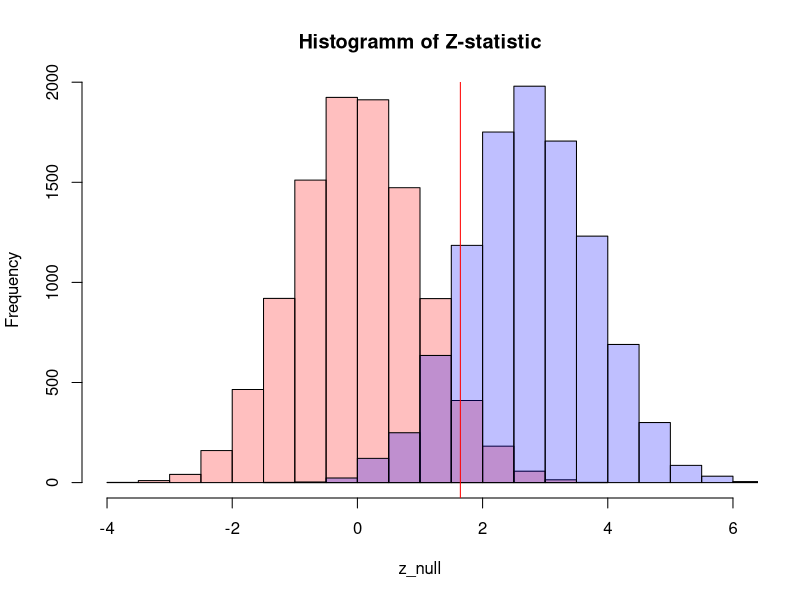
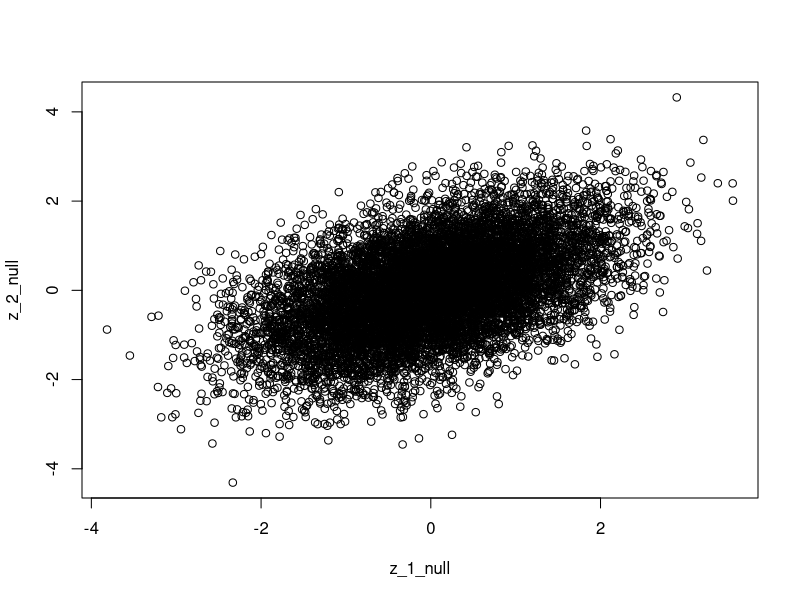
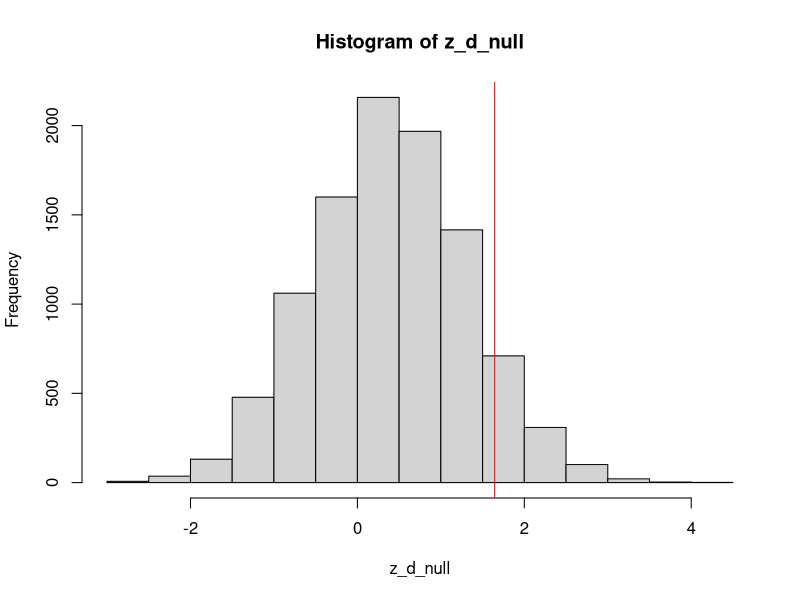

The R script that drew these images, in order:
#
# Solutions to 
# Practical 1: Introduction to simulation in R
# and simulations of multi-arm trials
#
# by Dr Pavel Mozgunov and Dr Dominique-Laurent Couturier
# MRC Biostatistics Unit, 22nd of October 2025
#
#
# 
##############################
# Setting up the parameters
##############################
n = 170 #sample size on each treatment
sigma = 1 # standard deviation
alpha = 0.05 # error rate

mu_0 = 0 # mean in the control group
mu_1_null = 0 # mean in the experimental group under the null
mu_1_alt = 0.3 # mean in the experimental group under the alternative

theta_null = mu_1_null-mu_0
theta_alt = mu_1_alt-mu_0


##############################
### Task 1
##############################

#simulating patient observations
x = rnorm(n,mu_1_null,sigma)
y = rnorm(n,mu_0,sigma)

#find the mean in each treatment group
xbar = mean(x)
ybar = mean(y)

#estimate the treatment effect (from the lecture)
thetahat = xbar-ybar
z = thetahat/(sigma*sqrt(2/n))

#find the critical region for the test
k = qnorm(1-alpha)

#is the test rejected
z>k

##############################
### Task 2
##############################


#exercise 1 made into a function
sim = function(n,mu_1,mu_0,sigma){
  #simulating patient observations
  x = rnorm(n,mu_1,sigma)
  y = rnorm(n,mu_0,sigma)
  
  #find the mean in each treatment group
  xbar = mean(x)
  ybar = mean(y)
  
  #estimate the treatment effect
  thetahat = xbar-ybar
  
  #output the treatment effect
  thetahat
}

#number of trials to simulate
m = 10000

#create a vector to store results
thetahat_null = rep(0,m)
thetahat_alt = rep(0,m)

#use loop to simulate multiple trials
for(i in 1:m){
  thetahat_null[i] = sim(n,mu_1=mu_1_null,mu_0,sigma)
  thetahat_alt[i] = sim(n,mu_1=mu_1_alt,mu_0,sigma)
  
}

# find corresponding z-statistic
z_null = thetahat_null/(sigma*sqrt(2/n))
z_alt = thetahat_alt/(sigma*sqrt(2/n))

#results of which hypotheses are rejected 
res_null = z_null>k
res_alt = z_alt>k

#probability of rejecting the null hypothesis
mean(res_null)
mean(res_alt)

#plotting the z-statistics to see what we have produced
hist(z_null,xlim=c(-4,6),col=rgb(1,0,0,1/4),main="Histogramm of Z-statistic")
hist(z_alt,add=T,col=rgb(0,0,1,1/4))

#adding the rejection region will be informative
abline(v=k,col="red")

##############################
### Task 3
##############################

#the standard deviation of our estimate
sigmahat_null= sqrt(mean(res_null)*(1-mean(res_null))/m)
sigmahat_null
sigmahat_alt= sqrt(mean(res_alt)*(1-mean(res_alt))/m)
sigmahat_alt

#pick a target standard deviation
#this is a reasonable pick for stability in the second decimal place
tar = 0.001

#what m should we use?
mhat_null = round((mean(res_null)*(1-mean(res_null)))/(tar^2))
mhat_null
mhat_alt = round((mean(res_alt)*(1-mean(res_alt)))/(tar^2))
mhat_alt


##############################
### Task 4
##############################

# Creat the function for the simulations [optional but convinient]
simloop = function(m,n,mu_1,mu_0,sigma)
{
  #create a vector to store results
  thetahat = rep(0,m)
  
  #use loop to simulate multiple trials
  for(i in 1:m){
    thetahat[i] = sim(n,mu_1,mu_0,sigma)
  }
  
  #output results
  thetahat
}

# Reproducing results above but just with simulation function
thetahat_null = simloop(m,n,mu_1_null,mu_0,sigma)
thetahat_alt = simloop(m,n,mu_1_alt,mu_0,sigma)

#find corresponding z-statistic
z_null = thetahat_null/(sigma*sqrt(2/n))
z_alt = thetahat_alt/(sigma*sqrt(2/n))

#results of which hypotheses are rejected, simulating every patient
res_null = z_null>k
res_alt = z_alt>k

#computation with summary statistics
thetahat_null_direct = rnorm(m,theta_null,sigma*sqrt(2/n))
thetahat_alt_direct = rnorm(m,theta_alt,sigma*sqrt(2/n))

#find corresponding z-statistic
z_null_direct = thetahat_null_direct/(sigma*sqrt(2/n))
z_alt_direct = thetahat_alt_direct/(sigma*sqrt(2/n))

#results of which hypotheses are rejected, simulating summary statistics
res_null_direct = z_null_direct>k
res_alt_direct = z_alt_direct>k


#probability of rejecting the null hypothesis with each method
#all patients
mean(res_null)
#summary statistics
mean(res_null_direct)

#all patients
mean(res_alt)
#summary statistics
mean(res_alt_direct)

#note the time difference between each simulation
#simulating all patients
system.time(simloop(m,n,mu_1_alt,mu_0,sigma))
#simulating summary statistics
system.time(rnorm(m,theta_alt,sigma*sqrt(2/n)))

# What if we want 100,000 simulations?
system.time(simloop(10^5,n,mu_1_alt,mu_0,sigma))
#simulating summary statistics
system.time(rnorm(10^5,theta_alt,sigma*sqrt(2/n)))


##############################
### Task 5
##############################

# Add mean for second experimental treatment
mu_2_null = 0
mu_2_alt = 0.3

theta_2_null = mu_2_null - mu_0
theta_2_alt = mu_2_alt - mu_0

theta_1_null = mu_1_null - mu_0
theta_1_alt = mu_1_alt - mu_0

#Option 1, simulate xbar, ybar and wbar
ybar = rnorm(m,mu_0,sigma/sqrt(n))
xbar = rnorm(m,mu_1_null,sigma/sqrt(n))
wbar = rnorm(m,mu_2_null,sigma/sqrt(n))

#computing corresponding estimates
thetahat_1_null = xbar - ybar
thetahat_2_null = wbar - ybar

#find corresponding z-statistics
z_1_null = thetahat_1_null/(sigma*sqrt(2/n))
z_2_null = thetahat_2_null/(sigma*sqrt(2/n))

#and for the Dunnett test
z_d_null = (z_1_null>=z_2_null)*z_1_null + (z_1_null<z_2_null)*z_2_null

# Displaying the distributions
plot(z_1_null,z_2_null) # positively correlated
hist(z_d_null)
abline(v=k,col="red")

# Rejection probabilities
# Treatment 1
mean(z_1_null > k)
#  Treatment 2
mean(z_2_null > k)
# Dunnett statistic
mean(z_d_null > k)

# Funding the correct critical value
# Calibration
mean(z_d_null > 1.8)
mean(z_d_null > 1.9)
mean(z_d_null > 2.0)
mean(z_d_null > 1.95)
mean(z_d_null > 1.925)
mean(z_d_null > 1.91)

# Exact solution
corr<-matrix(c(1,0.5,0.5,1),ncol=2)

require(mvtnorm)
D = qmvnorm((1-alpha),tail="lower.tail",mean=c(0,0),corr=corr)$quantile
D
mean(z_d_null > D)

##############################
### Task 6
##############################

# Variance-covariance matrix
Sigma<-(2*sigma^2/n)*corr
thetahat = rmvnorm(m,mean=c(theta_1_null,theta_2_null),Sigma)

#find the corresponding z-statistics
z = matrix(0,nrow=m,ncol=3)
z[,1] = thetahat[,1]/(sigma*sqrt(2/n))
z[,2] = thetahat[,2]/(sigma*sqrt(2/n))

#find the corresponding Dunnett test statistic
z[,3] = (z[,1]>=z[,2])*z[,1] + (z[,1]<z[,2])*z[,2]

#rejection probabilities
#local rejection
#H_01
mean(z[,1] > D)
#H_02
mean(z[,2] > D)
#H_012
mean(z[,3] > D)


##############################
### Task 7
##############################

# Under LFC
mu_2_un = 0.1
theta_2_un = mu_2_un - mu_0

thetahat = rmvnorm(m,mean=c(theta_1_alt,theta_2_un),Sigma)

# Find the corresponding z-statistics
z = matrix(0,nrow=m,ncol=3)
z[,1] = thetahat[,1]/(sigma*sqrt(2/n))
z[,2] = thetahat[,2]/(sigma*sqrt(2/n))
z[,3] = (z[,1]>=z[,2])*z[,1] + (z[,1]<z[,2])*z[,2]

#rejection probabilities
mean(z[,3] > D) # H_012 # Is it power? NO!
mean((z[,1]>z[,2]) & (z[,1]>D)) # This is power
mean((z[,2]>z[,1]) & (z[,2]>D)) # This is rejection of uninteresting arm

# Under Global Alternative

thetahat = rmvnorm(m,mean=c(theta_1_alt,theta_2_alt),Sigma)

# Find the corresponding z-statistics
z = matrix(0,nrow=m,ncol=3)
z[,1] = thetahat[,1]/(sigma*sqrt(2/n))
z[,2] = thetahat[,2]/(sigma*sqrt(2/n))
z[,3] = (z[,1]>=z[,2])*z[,1] + (z[,1]<z[,2])*z[,2]

#rejection probabilities
mean(z[,3] > D) # H_012 # Is it power? YES!


# Sample size under LFC
n2<-240
Sigma<-(2*sigma^2/n2)*corr

thetahat = rmvnorm(m,mean=c(theta_1_alt,theta_2_un),Sigma)

# Find the corresponding z-statistics under new sample size n2
z = matrix(0,nrow=m,ncol=3)
z[,1] = thetahat[,1]/(sigma*sqrt(2/n2))
z[,2] = thetahat[,2]/(sigma*sqrt(2/n2))
z[,3] = (z[,1]>=z[,2])*z[,1] + (z[,1]<z[,2])*z[,2]

mean((z[,1]>z[,2]) & (z[,1]>D)) # This is power


##############################
### Task 8
##############################
#
# Adjustment for the baseline covariate
#
######
# Point (a)
corr.base<-0.0
patient.corr<-matrix(c(1,corr.base,corr.base,1),ncol=2)
mu_base<-0

z1<-c()
z2<-c()
nsims<-10000
for(z in 1:nsims){
  x = rmvnorm(n,mean=c(mu_base,mu_1_null),patient.corr)
  y = rmvnorm(n,mean=c(mu_base,mu_0),patient.corr)
  w = rmvnorm(n,mean=c(mu_base,mu_2_null),patient.corr)
  
  x<-cbind(x,rep(1,n),rep(0,n))
  y<-cbind(y,rep(0,n),rep(0,n))
  w<-cbind(w,rep(0,n),rep(1,n))
  
  data<-rbind(x,y,w)
  
  model<-lm(data[,2] ~ data[,1] + data[,3] + data[,4])
  output<-summary(model)
  z1[z]<-output$coefficients[3,1]/output$coefficients[3,2]
  z2[z]<-output$coefficients[4,1]/output$coefficients[4,2]
}
z.d<- (z1>=z2)*z1 + (z1<z2)*z2
mean(z.d>D) 

######
# Point (b)
corr.base<-0.0
patient.corr<-matrix(c(1,corr.base,corr.base,1),ncol=2)
mu_base<-0

z1<-c()
z2<-c()
nsims<-10000
for(z in 1:nsims){
  x = rmvnorm(n,mean=c(mu_base,mu_1_alt),patient.corr)
  y = rmvnorm(n,mean=c(mu_base,mu_0),patient.corr)
  w = rmvnorm(n,mean=c(mu_base,mu_2_un),patient.corr)
  
  x<-cbind(x,rep(1,n),rep(0,n))
  y<-cbind(y,rep(0,n),rep(0,n))
  w<-cbind(w,rep(0,n),rep(1,n))
  
  data<-rbind(x,y,w)
  
  model<-lm(data[,2] ~ data[,1] + data[,3] + data[,4])
  output<-summary(model)
  z1[z]<-output$coefficients[3,1]/output$coefficients[3,2]
  z2[z]<-output$coefficients[4,1]/output$coefficients[4,2]
}
z.d<- (z1>=z2)*z1 + (z1<z2)*z2
mean(z.d>D) 

# Now with correlation
corr.base<-0.5
patient.corr<-matrix(c(1,corr.base,corr.base,1),ncol=2)
mu_base<-0

z1<-c()
z2<-c()
nsims<-10000
for(z in 1:nsims){
  x = rmvnorm(n,mean=c(mu_base,mu_1_alt),patient.corr)
  y = rmvnorm(n,mean=c(mu_base,mu_0),patient.corr)
  w = rmvnorm(n,mean=c(mu_base,mu_2_un),patient.corr)
  
  x<-cbind(x,rep(1,n),rep(0,n))
  y<-cbind(y,rep(0,n),rep(0,n))
  w<-cbind(w,rep(0,n),rep(1,n))
  
  data<-rbind(x,y,w)
  
  model<-lm(data[,2] ~ data[,1] + data[,3] + data[,4])
  output<-summary(model)
  z1[z]<-output$coefficients[3,1]/output$coefficients[3,2]
  z2[z]<-output$coefficients[4,1]/output$coefficients[4,2]
}
z.d<- (z1>=z2)*z1 + (z1<z2)*z2
mean(z.d>D) 
mean((z1>z2) & (z1>D))

######
# Point (c)
t<-2 # number of repeated observations
sigma2<-sqrt(t+corr.base*(t*t-t))/t

Sigma2<-(2*sigma2^2/n)*corr
thetahat = rmvnorm(m,mean=c(theta_1_alt,theta_2_un),Sigma)

# Find the corresponding z-statistics under new sample size n2
z = matrix(0,nrow=m,ncol=3)
z[,1] = thetahat[,1]/(sigma2*sqrt(2/n))
z[,2] = thetahat[,2]/(sigma2*sqrt(2/n))
z[,3] = (z[,1]>=z[,2])*z[,1] + (z[,1]<z[,2])*z[,2]

mean((z[,1]>z[,2]) & (z[,1]>D)) # This is power



######
# Point (*)
# Confirming the found sample size after the adjustment (and no corr)
corr.base<-0.0
patient.corr<-matrix(c(1,corr.base,corr.base,1),ncol=2)
mu_base<-0

z1<-c()
z2<-c()
nsims<-10000
for(z in 1:nsims){
  x = rmvnorm(n2,mean=c(mu_base,mu_1_alt),patient.corr)
  y = rmvnorm(n2,mean=c(mu_base,mu_0),patient.corr)
  w = rmvnorm(n2,mean=c(mu_base,mu_2_un),patient.corr)
  
  x<-cbind(x,rep(1,n2),rep(0,n2))
  y<-cbind(y,rep(0,n2),rep(0,n2))
  w<-cbind(w,rep(0,n2),rep(1,n2))
  
  data<-rbind(x,y,w)
  
  model<-lm(data[,2] ~ data[,1] + data[,3] + data[,4])
  output<-summary(model)
  z1[z]<-output$coefficients[3,1]/output$coefficients[3,2]
  z2[z]<-output$coefficients[4,1]/output$coefficients[4,2]
}
z.d<- (z1>=z2)*z1 + (z1<z2)*z2
mean(z.d>D) 
mean((z1>z2) & (z1>D))
